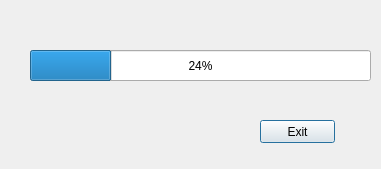
<?xml version="1.0" encoding="UTF-8"?>
<ui version="4.0">
 <class>ProgressDialog</class>
 <widget class="QDialog" name="ProgressDialog">
  <property name="geometry">
   <rect>
    <x>0</x>
    <y>0</y>
    <width>381</width>
    <height>169</height>
   </rect>
  </property>
  <property name="windowTitle">
   <string>Dialog</string>
  </property>
  <widget class="QProgressBar" name="popProgressBar">
   <property name="geometry">
    <rect>
     <x>30</x>
     <y>50</y>
     <width>341</width>
     <height>31</height>
    </rect>
   </property>
   <property name="value">
    <number>24</number>
   </property>
  </widget>
  <widget class="QPushButton" name="btnExit">
   <property name="geometry">
    <rect>
     <x>260</x>
     <y>120</y>
     <width>75</width>
     <height>23</height>
    </rect>
   </property>
   <property name="text">
    <string>Exit</string>
   </property>
  </widget>
 </widget>
 <resources/>
 <connections/>
</ui>
